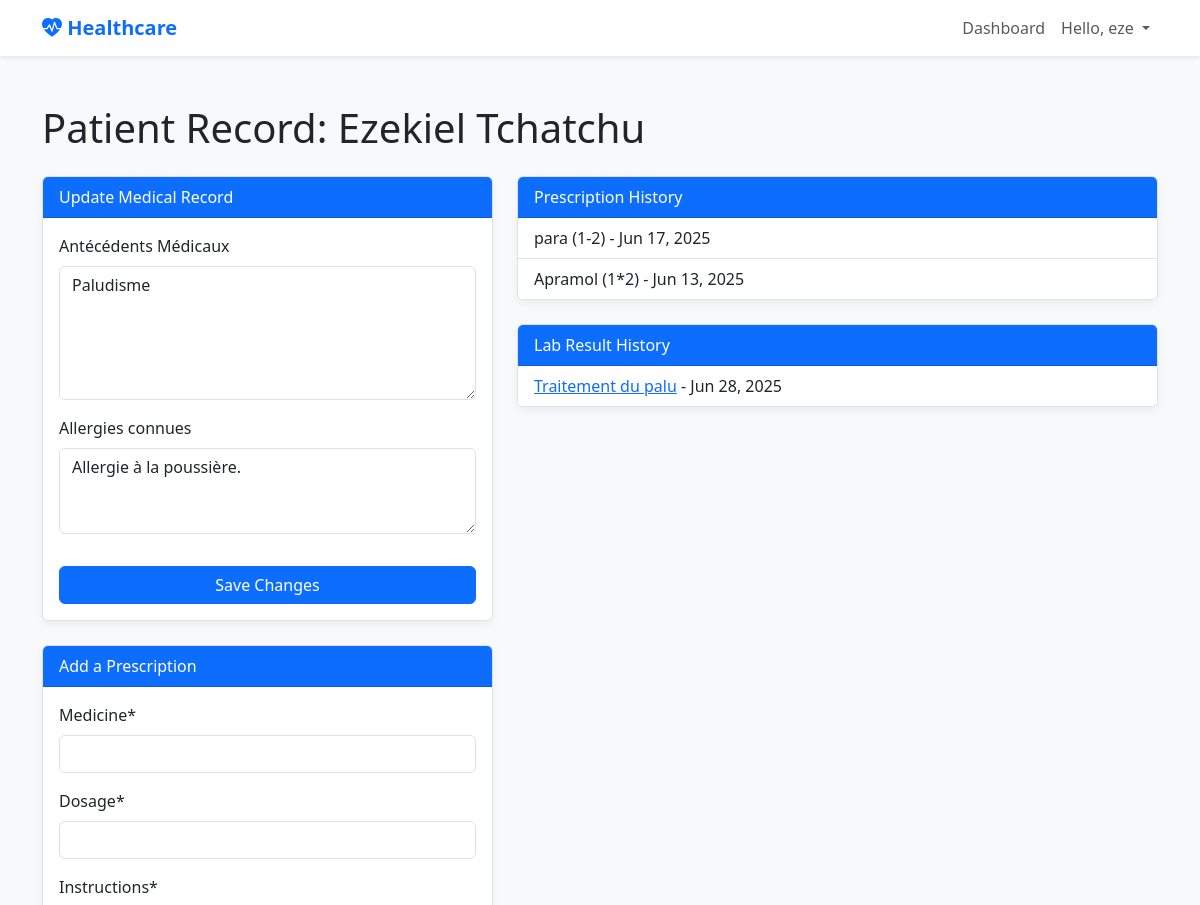
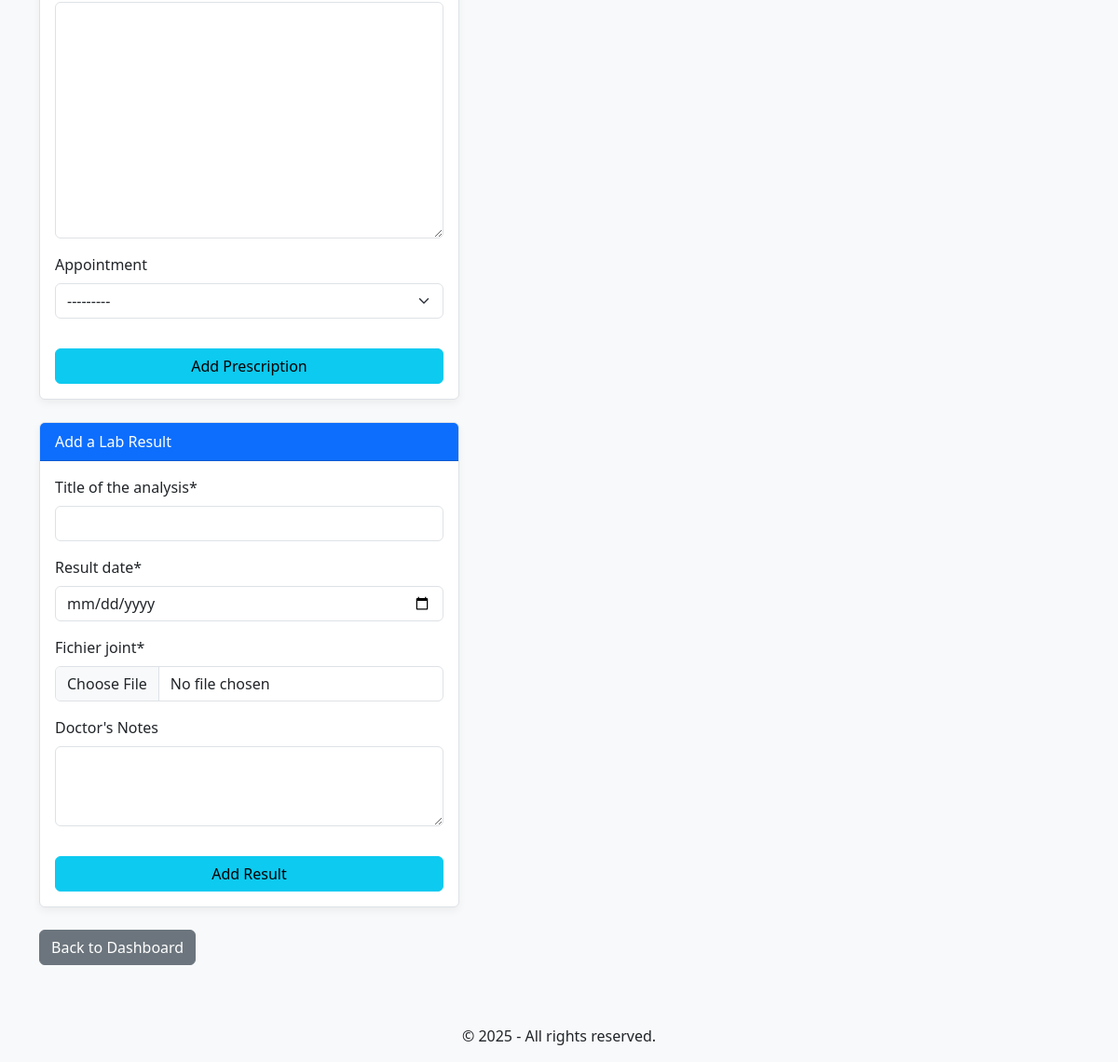
The app's page /accounts/patient/2/ (signed in) with its own data (2 pictures, top to bottom).
### users/models.py (models this page shows, shortened)
class User(AbstractUser):
    ROLE_CHOICES = (
        ('PATIENT', 'Patient'),
        ('DOCTOR', 'Doctor'),
    )
    role = models.CharField(max_length=20, choices=ROLE_CHOICES, verbose_name="Role")
    telephone = models.CharField(max_length=20, blank=True, null=True, verbose_name="Phone number")
    ville = models.CharField(max_length=100, blank=True, null=True, verbose_name="Town")
    specialty = models.CharField(max_length=100, blank=True, null=True, verbose_name="Specialty (if doctor)")
    profile_picture = models.ImageField(upload_to='profile_pics/', null=True, blank=True, verbose_name="Profil Photo")

### records/models.py (models this page shows, shortened)
class MedicalRecord(models.Model):
    patient = models.OneToOneField(settings.AUTH_USER_MODEL, on_delete=models.CASCADE, limit_choices_to={'role': 'PATIENT'})
    medical_history = models.TextField(blank=True, verbose_name="Medical History")
    allergies = models.TextField(blank=True, verbose_name="Allergies")

class Prescription(models.Model):
    patient = models.ForeignKey(settings.AUTH_USER_MODEL, on_delete=models.CASCADE, related_name='prescriptions', limit_choices_to={'role': 'PATIENT'})
    doctor = models.ForeignKey(settings.AUTH_USER_MODEL, on_delete=models.CASCADE, related_name='issued_prescriptions', limit_choices_to={'role': 'DOCTOR'})
    appointment = models.ForeignKey(Appointment, on_delete=models.SET_NULL, null=True, blank=True)
    medication_name = models.CharField(max_length=200, verbose_name="Medicine")
    dosage = models.CharField(max_length=100, verbose_name="Dosage")
    instructions = models.TextField(verbose_name="Instructions")
    created_at = models.DateTimeField(auto_now_add=True)
    class Meta:
        ordering = ['-created_at']

class LabResult(models.Model):
    patient = models.ForeignKey(settings.AUTH_USER_MODEL, on_delete=models.CASCADE, related_name='lab_results', limit_choices_to={'role': 'PATIENT'})
    doctor = models.ForeignKey(settings.AUTH_USER_MODEL, on_delete=models.CASCADE, related_name='issued_lab_results', limit_choices_to={'role': 'DOCTOR'})
    title = models.CharField(max_length=200, verbose_name="Title of the analysis")
    result_date = models.DateField(verbose_name="Result date")
    attachment = models.FileField(upload_to='lab_results/%Y/%m/%d/', verbose_name="Fichier joint")
    notes = models.TextField(blank=True, verbose_name="Doctor's Notes")
    created_at = models.DateTimeField(auto_now_add=True)
    class Meta:
        ordering = ['-result_date']

### users/views.py (the view, shortened to what this page needs)
# urls.py: path('patient/<int:pk>/', views.patient_profile_view_for_doctor, name='patient_profile'),
def patient_profile_view_for_doctor(request, pk):
    patient = get_object_or_404(User, pk=pk, role='PATIENT')
    medical_record, created = MedicalRecord.objects.get_or_create(patient=patient)
    record_form = MedicalRecordForm(instance=medical_record)
    prescription_form = PrescriptionForm(patient_id=patient.pk)
    lab_result_form = LabResultForm()
    prescriptions = Prescription.objects.filter(patient=patient)
    lab_results = LabResult.objects.filter(patient=patient)
    context = {
        'patient': patient,
        'prescriptions': prescriptions,
        'lab_results': lab_results,
        'record_form': record_form,
        'prescription_form': prescription_form,
        'lab_result_form': lab_result_form,
    }
    return render(request, 'users/patient_profile_for_doctor.html', context)

### records/forms.py
class MedicalRecordForm(forms.ModelForm):
    class Meta:
        model = MedicalRecord
        fields = ['medical_history', 'allergies']
        labels = {
            'medical_history': "Antécédents Médicaux",
            'allergies': "Allergies connues",
        }
        widgets = {
            'medical_history': forms.Textarea(attrs={'rows': 5}),
            'allergies': forms.Textarea(attrs={'rows': 3}),
        }

class PrescriptionForm(forms.ModelForm):
    class Meta:
        model = Prescription
        fields = ['medication_name', 'dosage', 'instructions', 'appointment']
    def __init__(self, *args, **kwargs):
        patient_id = kwargs.pop('patient_id', None)
        super().__init__(*args, **kwargs)
        if patient_id:
            self.fields['appointment'].queryset = Appointment.objects.filter(patient_id=patient_id)

### appointments/models.py (called while the page is built)
    def __str__(self):
        return f"RDV de {self.patient.first_name} avec Dr. {self.doctor.last_name} le {self.appointment_date.strftime('%d/%m/%Y %H:%M')}"

### core/templatetags/core_tags.py (called while the page is built)
@register.simple_tag #décorateur qui transforme une simple fonction Python (qui retourne une valeur) en un tag utilisable dans les templates.
def current_year():
    return datetime.date.today().year

### users/templates/users/patient_profile_for_doctor.html (shortened to what this page needs)
{% extends 'base.html' %}
{% load crispy_forms_tags %}
{% block content %}
<h1 class="mb-4">Patient Record: {{ patient.get_full_name }}</h1>
<div class="row g-4">
    <div class="col-md-5">
        <div class="card mb-4">
            <div class="card-header">Update Medical Record</div>
            <div class="card-body">
                <form method="post">
                    {{ record_form|crispy }}
                    <button type="submit" name="update_record" class="btn btn-primary mt-3 w-100">Save Changes</button>
                </form>
            </div>
        </div>
        <div class="card mb-4">
            <div class="card-header">Add a Prescription</div>
            <div class="card-body">
                <form method="post">
                    {{ prescription_form|crispy }}
                    <button type="submit" name="add_prescription" class="btn btn-info mt-3 w-100">Add Prescription</button>
                </form>
            </div>
        </div>
        <div class="card">
            <div class="card-header">Add a Lab Result</div>
            <div class="card-body">
                <form method="post" enctype="multipart/form-data">
                    {{ lab_result_form|crispy }}
                    <button type="submit" name="add_lab_result" class="btn btn-info mt-3 w-100">Add Result</button>
                </form>
            </div>
        </div>
    </div>
    <div class="col-md-7">
        <div class="card mb-4">
             <div class="card-header">Prescription History</div>
             <ul class="list-group list-group-flush">
                {% for pres in prescriptions %}
                    <li class="list-group-item">{{ pres.medication_name }} ({{ pres.dosage }}) - {{ pres.created_at|date:"M d, Y" }}</li>
                {% empty %}
                    <li class="list-group-item text-muted">No prescriptions.</li>
                {% endfor %}
             </ul>
        </div>
        <div class="card">
             <div class="card-header">Lab Result History</div>
             <ul class="list-group list-group-flush">
                {% for result in lab_results %}
                    <li class="list-group-item">
                        <a href="{{ result.attachment.url }}" target="_blank">{{ result.title }}</a> - {{ result.result_date|date:"M d, Y" }}
                    </li>
                {% empty %}
                    <li class="list-group-item text-muted">No lab results.</li>
                {% endfor %}
             </ul>
        </div>
    </div>
</div>
<a href="{% url 'users:doctor_dashboard' %}" class="btn btn-secondary mt-4">Back to Dashboard</a>
{% endblock %}

### templates/base.html (shortened to what this page needs)
{% load static %}
{% load core_tags %}
<!DOCTYPE html>
<html lang="en">
<head>
    <link href="https://cdn.jsdelivr.net/npm/bootstrap@5.3.0/dist/css/bootstrap.min.css" rel="stylesheet">
    <link rel="stylesheet" href="https://cdn.jsdelivr.net/npm/bootstrap-icons@1.10.5/font/bootstrap-icons.css">
    <link rel="stylesheet" href="{% static 'core/css/style.css' %}">
</head>
<body>
    <nav class="navbar navbar-expand-lg navbar-light bg-white shadow-sm">
        <div class="container">
            <a class="navbar-brand" href="{% url 'core:home' %}"><i class="bi bi-heart-pulse-fill"></i> Healthcare</a>
            <div class="collapse navbar-collapse" id="navbarNav">
                <ul class="navbar-nav ms-auto">
                    {% if user.is_authenticated %}
                        <li class="nav-item"><a class="nav-link" href="{% url 'users:dashboard-redirect' %}">Dashboard</a></li>
                        <li class="nav-item dropdown">
                          <a class="nav-link dropdown-toggle" href="#" role="button" data-bs-toggle="dropdown" aria-expanded="false">
                            Hello, {{ user.username }}
                          </a>
                    {% else %}
                        <li class="nav-item"><a class="nav-link" href="{% url 'users:login' %}">Login</a></li>
                        <li class="nav-item"><a class="btn btn-primary ms-2" href="{% url 'users:register' %}">Patient Sign Up</a></li>
                    {% endif %}
                </ul>
            </div>
        </div>
    </nav>
    <main class="container my-5">
        {% block content %}{% endblock %}
    </main>
    <footer class="bg-light text-center text-lg-start mt-auto py-3">
        <div class="text-center">
            © {% current_year %} - All rights reserved.
        </div>
    </footer>
</body>
</html>

### core/static/core/css/style.css (style rules this page uses)
:root { --primary-color: #0d6efd; --secondary-color: #6c757d; --success-color: #198754; --light-bg: #f8f9fa; --border-color: #dee2e6; }
body { background-color: var(--light-bg); font-family: 'Segoe UI', Tahoma, Geneva, Verdana, sans-serif; }
.navbar-brand { font-weight: bold; color: var(--primary-color) !important; }
.card { border: 1px solid var(--border-color); box-shadow: 0 4px 8px rgba(0,0,0,0.05); transition: transform 0.2s; }
.card-header { background-color: var(--primary-color); color: white; font-weight: 500; }
.btn-primary { background-color: var(--primary-color); border-color: var(--primary-color); }

### records on screen
User: username "eze", get_full_name "Ezekiel Tchatchu"
MedicalRecord: medical_history "Paludisme", allergies "Allergie à la poussière."
Prescription: medication_name "para", dosage "1-2", created_at "Jun 17, 2025"
Prescription: medication_name "Apramol", dosage "1*2", created_at "Jun 13, 2025"
LabResult: title "Traitement du palu", result_date "Jun 28, 2025"
